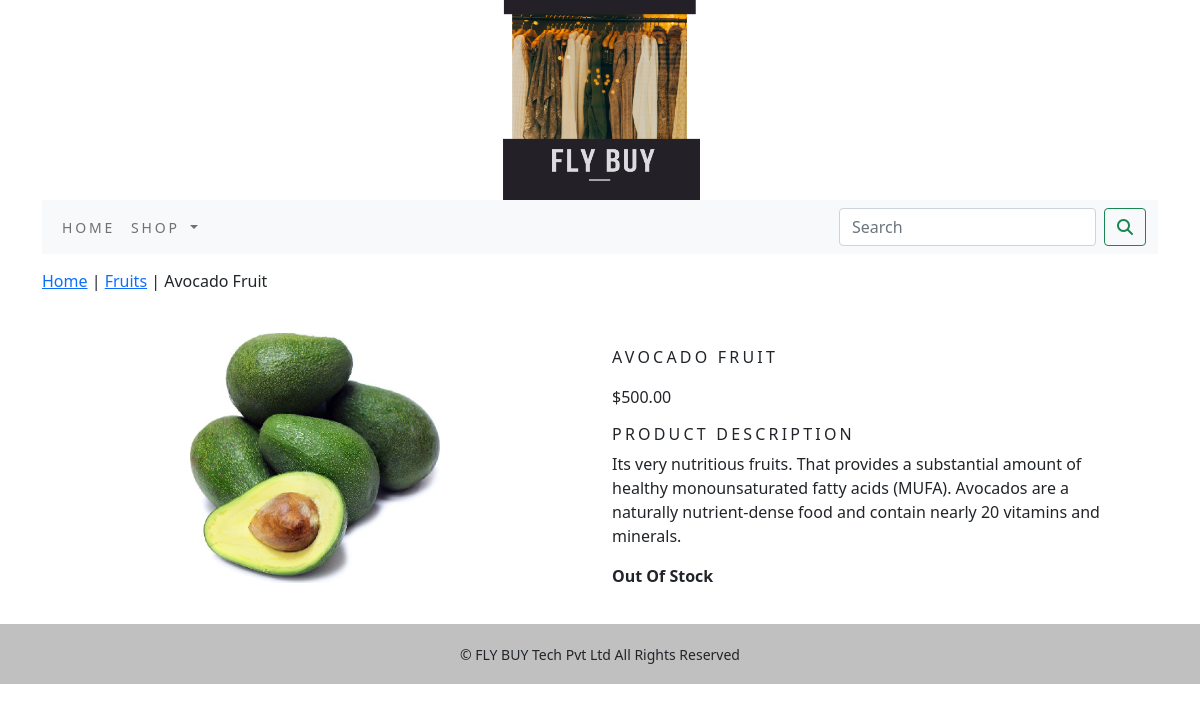
Page /ecommerce/fruits/avocado-fruit/ on the committed database.
### ecommerceapp/models.py (models this page shows, shortened)
class Product(models.Model):
    name = models.CharField(max_length=250, unique=True)
    slug = models.SlugField(max_length=250, unique=True)
    description = models.TextField(blank=True)
    price=models.DecimalField(max_digits=10,decimal_places=2)
    category=models.ForeignKey(Category,on_delete=models.CASCADE)
    image = models.ImageField(upload_to='product', blank=True)
    stock=models.IntegerField()
    available=models.BooleanField(default=True)
    created=models.DateTimeField(auto_now_add=True)
    updated=models.DateTimeField(auto_now=True)
    class Meta:
        ordering=('name',)
        verbose_name = 'product'
        verbose_name_plural = 'products'

class Category(models.Model):
    name=models.CharField(max_length=250,unique=True)
    slug=models.SlugField(max_length=250,unique=True)
    description=models.TextField(blank=True)
    image=models.ImageField(upload_to='category',blank=True)
    class Meta:
        ordering=('name',)
        verbose_name='category'
        verbose_name_plural='categories'
    def get_url(self):
        return reverse('ecommerceapp:products_by_category',args=[self.slug])
    def __str__(self):
        return '{}'.format(self.name)

### ecommerceapp/views.py (the view)
# urls.py: path('<slug:c_slug>/<slug:product_slug>/',views.proDetail,name='proCatdetail'),
def proDetail(request, c_slug, product_slug):
    try:
        product = Product.objects.get(category__slug=c_slug, slug=product_slug)
    except Exception as e:
        raise e
    return render(request, 'product.html', {'product': product})

### cart/context_processors.py (called while the page is built)
def counter(request):
    item_count=0
    if 'admin' in request.path:
        return {}
    else:
        try:
            cart=Cart.objects.filter(cart_id=_cart_id(request))
            cart_items=CartItem.objects.all().filter(cart=cart[:1])
            for cart_item in cart_items:
                item_count += cart_item.quantity
        except Cart.DoesNotExist:
            item_count=0
    return dict(item_count=item_count)

### cart/views.py (called while the page is built)
def _cart_id(request):
    cart = request.session.session_key
    if not cart:
        request.session.create()  # it does not return anything. that is why `cart = request.session.create()` will not work
        cart = request.session.session_key
    return cart  # Ultimately return cart

### ecommerceapp/context_processors.py (called while the page is built)
def menu_links(request):
    links = Category.objects.all()
    return dict(links=links)

### templates/product.html (shortened to what this page needs)
{% extends 'base.html' %}
{% load static %}
{% block content %}
<div class="row my_prod_row_class">
    <div class="mx-auto">
        <p><a href="{% url 'ecommerceapp:allProdCat' %}">Home</a> | <a href="{{product.category.get_url}}" > {{product.category}}</a> | {{product.name}}</p>
    </div>
<div class="container">
<br>
    <div class="row">
    <div class="col-12 col-sm-12 col-md-12 col-lg-6 text-center">
        <div style="min-width:18rem;">
            <img src="{{product.image.url}}" alt="{{product.name}}" width="250px" height="250px">
        </div>
    </div>
            <div class="col-12 col-sm-12 col-md-12 col-lg-6">
                <div>
                <h1 class="my_prod_title">{{product.name}}</h1>
                <p>${{product.price}}</p>
                <h5 class="my_title">Product Description</h5>
                <p class="text-justify my_prod_text">{{product.description}}</p>
                {% if product.stock <= 0 %}
                    <p class="text-justify my_prod_text"><b>Out Of Stock</b></p>
                {% else %}
                    <a class="btn btn-secondary" href="{% url 'cart:add_cart' product.id %}">Add To Cart</a>
                {% endif %}
            </div>
       </div>
        </div>
</div>
</div>
{% endblock %}

### static/css/custom.css (style rules this page uses)
body { font-family: 'Roboto', sans-serif; }
.my_title { font-size:16px; text-transform:uppercase; letter-spacing: .2em; }
.my_prod_row_class { padding-top:15px; padding-bottom:20px; }
.my_prod_title { font-size:16px; text-transform:uppercase; letter-spacing: .2em; padding-top:15px; padding-bottom:10px; }
.my_prod_text { padding-right:20px; }

### rows in the picture
Product: category "Fruits", name "Avocado Fruit", image (picture), name "AVOCADO FRUIT", price "500.00", description "Its very nutritious fruits. That provides a substantial amount of healthy monounsaturated fatty acids (MUFA). Avocados are a naturally nutrient-dense food and contain nearly 20 vitamins and minerals."
